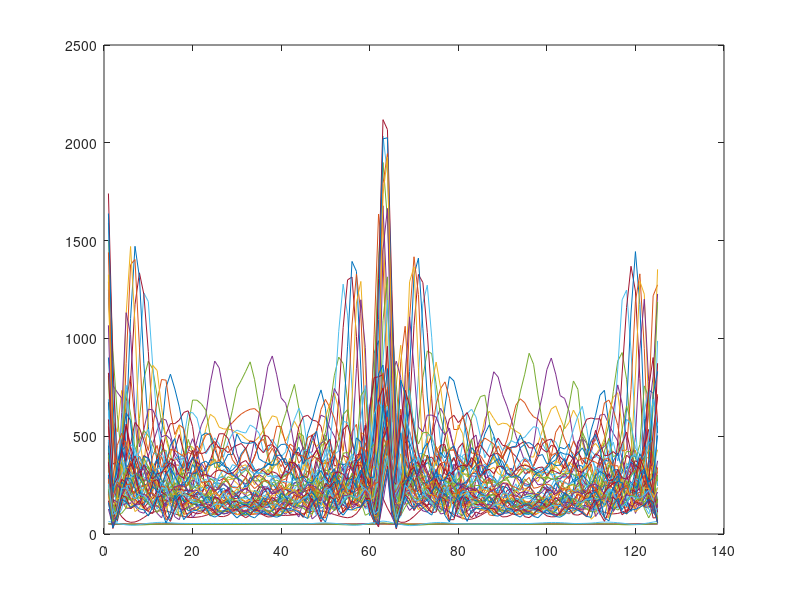

Recreate this plot in MATLAB.
MAX_WINDOW = 200; % K
MAX_DELAY = 125; % L
F0_MIN = 80; % Hz
F0_MAX = 222; % Hz
TIME_STEPS = 325;
CHANNELS = 64;
SAMPLING_FQ = 10000; % Hz
LOWER_FQ = 80; % Hz
UPPER_FQ = 4000; % Hz

ar0 = load("data/ar0.dat");
ar0_grid = reshape(ar0, [325, 64]).';

acg = zeros(MAX_DELAY, CHANNELS);
summary = zeros(MAX_DELAY);
for channel = 1:CHANNELS
   for delay = 1:MAX_DELAY
       for window = 1:MAX_WINDOW
           % see: acg[delay][chan]+=getBufferVal(&cochlea[chan],win)*getBufferVal(&cochlea[chan],win+delay);
           acg(delay, channel) = acg(delay, channel) + (ar0_grid(channel, window) * ar0_grid(channel, window + delay));
       end
       summary(delay) = summary(delay) + acg(delay, channel);
   end
end

for channel = 1: CHANNELS
    for delay = 1:MAX_DELAY
        acg(delay, channel) = acg(delay, channel) / (MAX_WINDOW * 50);
    end
end

plot(acg)

%plot(acg)
%xlabel("Lag Index")